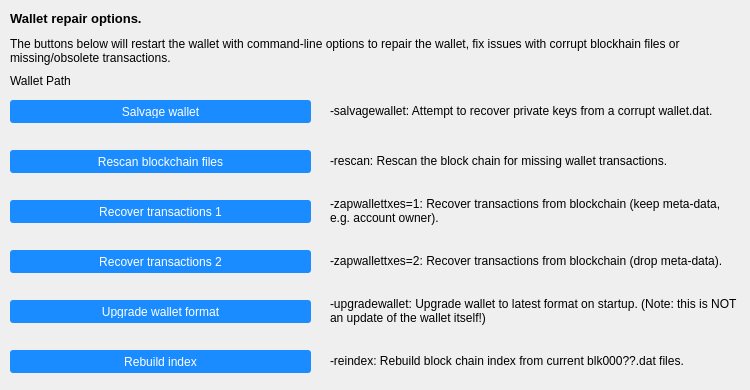
     <widget class="QWidget" name="tab_repair">
      <attribute name="title">
       <string>&amp;Wallet Repair</string>
      </attribute>
      <widget class="QPushButton" name="btn_salvagewallet">
       <property name="enabled">
        <bool>true</bool>
       </property>
       <property name="geometry">
        <rect>
         <x>10</x>
         <y>100</y>
         <width>301</width>
         <height>23</height>
        </rect>
       </property>
       <property name="minimumSize">
        <size>
         <width>180</width>
         <height>23</height>
        </size>
       </property>
       <property name="styleSheet">
        <string notr="true">QPushButton { /* Global Button Style */
background-color: #1a8cff;
border:0;
border-radius:3px;
color:#ffffff;
font-size:12px;
font-weight:normal;
height: 26px;
padding-left:25px;
padding-right:25px;
padding-top:5px;
padding-bottom:5px;
}

QPushButton:hover {
background-color: #0073e6;
}

QPushButton:focus {
border:none;
outline:none;
}

QPushButton:disabled {
    background-color: rgba(26, 140, 255, 0.5);
}</string>
       </property>
       <property name="text">
        <string>Salvage wallet</string>
       </property>
      </widget>
      <widget class="QPushButton" name="btn_rescan">
       <property name="geometry">
        <rect>
         <x>10</x>
         <y>150</y>
         <width>301</width>
         <height>23</height>
        </rect>
       </property>
       <property name="minimumSize">
        <size>
         <width>180</width>
         <height>23</height>
        </size>
       </property>
       <property name="styleSheet">
        <string notr="true">QPushButton { /* Global Button Style */
background-color: #1a8cff;
border:0;
border-radius:3px;
color:#ffffff;
font-size:12px;
font-weight:normal;
height: 26px;
padding-left:25px;
padding-right:25px;
padding-top:5px;
padding-bottom:5px;
}

QPushButton:hover {
background-color: #0073e6;
}

QPushButton:focus {
border:none;
outline:none;
}

QPushButton:disabled {
    background-color: rgba(26, 140, 255, 0.5);
}</string>
       </property>
       <property name="text">
        <string>Rescan blockchain files</string>
       </property>
      </widget>
      <widget class="QPushButton" name="btn_zapwallettxes1">
       <property name="geometry">
        <rect>
         <x>10</x>
         <y>200</y>
         <width>301</width>
         <height>23</height>
        </rect>
       </property>
       <property name="minimumSize">
        <size>
         <width>180</width>
         <height>23</height>
        </size>
       </property>
       <property name="styleSheet">
        <string notr="true">QPushButton { /* Global Button Style */
background-color: #1a8cff;
border:0;
border-radius:3px;
color:#ffffff;
font-size:12px;
font-weight:normal;
height: 26px;
padding-left:25px;
padding-right:25px;
padding-top:5px;
padding-bottom:5px;
}

QPushButton:hover {
background-color: #0073e6;
}

QPushButton:focus {
border:none;
outline:none;
}

QPushButton:disabled {
    background-color: rgba(26, 140, 255, 0.5);
}</string>
       </property>
       <property name="text">
        <string>Recover transactions 1</string>
       </property>
      </widget>
      <widget class="QPushButton" name="btn_zapwallettxes2">
       <property name="geometry">
        <rect>
         <x>10</x>
         <y>250</y>
         <width>301</width>
         <height>23</height>
        </rect>
       </property>
       <property name="minimumSize">
        <size>
         <width>180</width>
         <height>23</height>
        </size>
       </property>
       <property name="styleSheet">
        <string notr="true">QPushButton { /* Global Button Style */
background-color: #1a8cff;
border:0;
border-radius:3px;
color:#ffffff;
font-size:12px;
font-weight:normal;
height: 26px;
padding-left:25px;
padding-right:25px;
padding-top:5px;
padding-bottom:5px;
}

QPushButton:hover {
background-color: #0073e6;
}

QPushButton:focus {
border:none;
outline:none;
}

QPushButton:disabled {
    background-color: rgba(26, 140, 255, 0.5);
}</string>
       </property>
       <property name="text">
        <string>Recover transactions 2</string>
       </property>
      </widget>
      <widget class="QPushButton" name="btn_upgradewallet">
       <property name="geometry">
        <rect>
         <x>10</x>
         <y>300</y>
         <width>301</width>
         <height>23</height>
        </rect>
       </property>
       <property name="minimumSize">
        <size>
         <width>180</width>
         <height>23</height>
        </size>
       </property>
       <property name="styleSheet">
        <string notr="true">QPushButton { /* Global Button Style */
background-color: #1a8cff;
border:0;
border-radius:3px;
color:#ffffff;
font-size:12px;
font-weight:normal;
height: 26px;
padding-left:25px;
padding-right:25px;
padding-top:5px;
padding-bottom:5px;
}

QPushButton:hover {
background-color: #0073e6;
}

QPushButton:focus {
border:none;
outline:none;
}

QPushButton:disabled {
    background-color: rgba(26, 140, 255, 0.5);
}</string>
       </property>
       <property name="text">
        <string>Upgrade wallet format</string>
       </property>
      </widget>
      <widget class="QLabel" name="label_repair_helptext">
       <property name="geometry">
        <rect>
         <x>10</x>
         <y>30</y>
         <width>711</width>
         <height>41</height>
        </rect>
       </property>
       <property name="font">
        <font>
         <weight>50</weight>
         <bold>false</bold>
        </font>
       </property>
       <property name="text">
        <string>The buttons below will restart the wallet with command-line options to repair the wallet, fix issues with corrupt blockhain files or missing/obsolete transactions.</string>
       </property>
       <property name="wordWrap">
        <bool>true</bool>
       </property>
      </widget>
      <widget class="QLabel" name="label_repair_salvage">
       <property name="geometry">
        <rect>
         <x>330</x>
         <y>90</y>
         <width>411</width>
         <height>41</height>
        </rect>
       </property>
       <property name="text">
        <string>-salvagewallet: Attempt to recover private keys from a corrupt wallet.dat.</string>
       </property>
       <property name="wordWrap">
        <bool>true</bool>
       </property>
      </widget>
      <widget class="QLabel" name="label_repair_rescan">
       <property name="geometry">
        <rect>
         <x>330</x>
         <y>140</y>
         <width>411</width>
         <height>41</height>
        </rect>
       </property>
       <property name="text">
        <string>-rescan: Rescan the block chain for missing wallet transactions.</string>
       </property>
       <property name="wordWrap">
        <bool>true</bool>
       </property>
      </widget>
      <widget class="QLabel" name="label_repair_zap1">
       <property name="geometry">
        <rect>
         <x>330</x>
         <y>190</y>
         <width>411</width>
         <height>41</height>
        </rect>
       </property>
       <property name="text">
        <string>-zapwallettxes=1: Recover transactions from blockchain (keep meta-data, e.g. account owner).</string>
       </property>
       <property name="wordWrap">
        <bool>true</bool>
       </property>
      </widget>
      <widget class="QLabel" name="label_repair_zap2">
       <property name="geometry">
        <rect>
         <x>330</x>
         <y>240</y>
         <width>411</width>
         <height>41</height>
        </rect>
       </property>
       <property name="text">
        <string>-zapwallettxes=2: Recover transactions from blockchain (drop meta-data).</string>
       </property>
       <property name="wordWrap">
        <bool>true</bool>
       </property>
      </widget>
      <widget class="QLabel" name="label_repair_upgrade">
       <property name="geometry">
        <rect>
         <x>330</x>
         <y>290</y>
         <width>411</width>
         <height>41</height>
        </rect>
       </property>
       <property name="text">
        <string>-upgradewallet: Upgrade wallet to latest format on startup. (Note: this is NOT an update of the wallet itself!)</string>
       </property>
       <property name="wordWrap">
        <bool>true</bool>
       </property>
      </widget>
      <widget class="QLabel" name="label_repair_header">
       <property name="geometry">
        <rect>
         <x>10</x>
         <y>10</y>
         <width>711</width>
         <height>16</height>
        </rect>
       </property>
       <property name="font">
        <font>
         <pointsize>10</pointsize>
         <weight>75</weight>
         <bold>true</bold>
        </font>
       </property>
       <property name="text">
        <string>Wallet repair options.</string>
       </property>
       <property name="wordWrap">
        <bool>true</bool>
       </property>
      </widget>
      <widget class="QPushButton" name="btn_reindex">
       <property name="geometry">
        <rect>
         <x>10</x>
         <y>350</y>
         <width>301</width>
         <height>23</height>
        </rect>
       </property>
       <property name="styleSheet">
        <string notr="true">QPushButton { /* Global Button Style */
background-color: #1a8cff;
border:0;
border-radius:3px;
color:#ffffff;
font-size:12px;
font-weight:normal;
height: 26px;
padding-left:25px;
padding-right:25px;
padding-top:5px;
padding-bottom:5px;
}

QPushButton:hover {
background-color: #0073e6;
}

QPushButton:focus {
border:none;
outline:none;
}

QPushButton:disabled {
    background-color: rgba(26, 140, 255, 0.5);
}</string>
       </property>
       <property name="text">
        <string>Rebuild index</string>
       </property>
      </widget>
      <widget class="QLabel" name="label_repair_reindex">
       <property name="geometry">
        <rect>
         <x>330</x>
         <y>340</y>
         <width>411</width>
         <height>41</height>
        </rect>
       </property>
       <property name="text">
        <string>-reindex: Rebuild block chain index from current blk000??.dat files.</string>
       </property>
       <property name="wordWrap">
        <bool>true</bool>
       </property>
      </widget>
      <widget class="QLabel" name="wallet_path">
       <property name="geometry">
        <rect>
         <x>10</x>
         <y>70</y>
         <width>731</width>
         <height>21</height>
        </rect>
       </property>
       <property name="text">
        <string>Wallet Path</string>
       </property>
      </widget>
     </widget>
